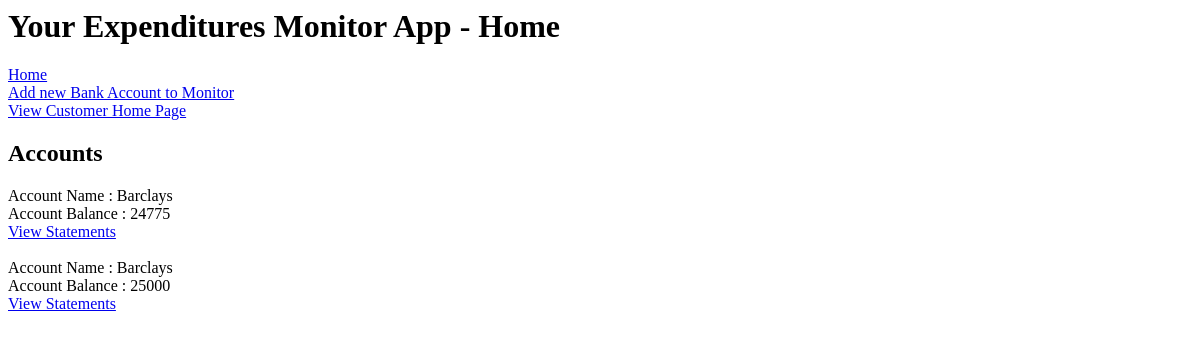
Page /home on the earlier database version.
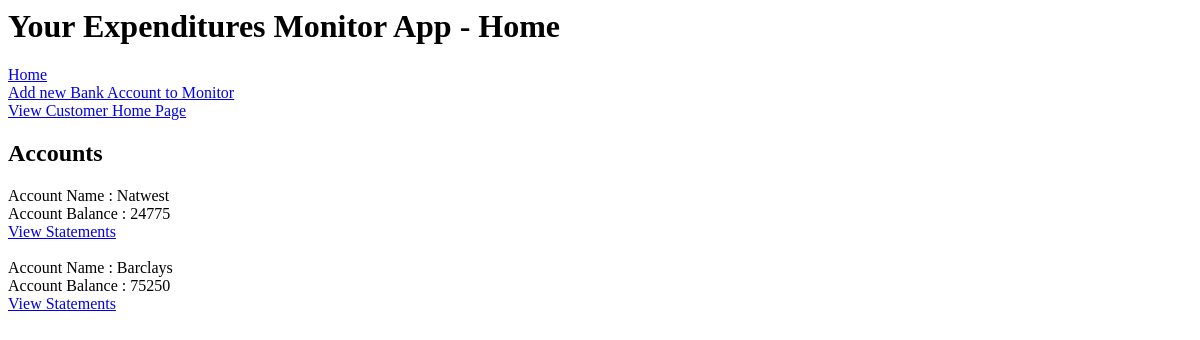
Same page on the later database version.
### application/models.py (models this page shows)
class Accounts(db.Model):
    id = db.Column(db.Integer, primary_key=True)
    balance = db.Column(db.Integer)
    account_name = db.Column(db.String(30), nullable=False)
    cust_name = db.Column(db.String(30), nullable=False)
    transactions = db.relationship('Transaction', backref='accounts' , lazy='dynamic')

### application/routes.py (the view)
@app.route('/')
@app.route('/home')
def home():
    all_accounts = Accounts.query.all()
    account_string = ""
    return render_template("index.html", title="Home", all_accounts=all_accounts)

### application/templates/index.html
{% extends "layout.html" %}
{% block body %}
        <br>
        <a href="{{ url_for('customer_home') }}">View Customer Home Page</a>
        <br>
<h2>Accounts</h2>
{% for account in all_accounts %}
        Account Name : {{ account.account_name }}
        <br>
        Account Balance : {{ account.balance }}
        <br>
        <a href="{{ url_for('statements', id=account.id) }}">View Statements</a>
        <br><br>
{% endfor %}
{% endblock body %}

Differences in the rows shown:
changed Accounts: account_name "Barclays" → "Natwest"
changed Accounts "Barclays": balance "25000" → "75250"
